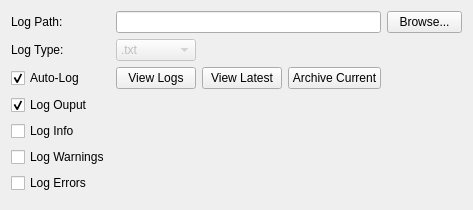
          <widget class="QWidget" name="toolBoxPageLogs">
           <property name="geometry">
            <rect>
             <x>0</x>
             <y>0</y>
             <width>454</width>
             <height>210</height>
            </rect>
           </property>
           <attribute name="label">
            <string>Logs</string>
           </attribute>
           <layout class="QGridLayout" name="gridLayout_4">
            <item row="9" column="0">
             <widget class="QCheckBox" name="checkBox_logWarnings">
              <property name="text">
               <string>Log Warnings</string>
              </property>
             </widget>
            </item>
            <item row="6" column="0">
             <widget class="QCheckBox" name="checkbox_autoLog">
              <property name="text">
               <string>Auto-Log</string>
              </property>
              <property name="checked">
               <bool>true</bool>
              </property>
             </widget>
            </item>
            <item row="4" column="0">
             <widget class="QLabel" name="label_logPath_2">
              <property name="text">
               <string>Log Type:</string>
              </property>
             </widget>
            </item>
            <item row="6" column="2">
             <widget class="QPushButton" name="button_viewLogs">
              <property name="text">
               <string>View Logs</string>
              </property>
             </widget>
            </item>
            <item row="8" column="0">
             <widget class="QCheckBox" name="checkBox_logInfo">
              <property name="text">
               <string>Log Info</string>
              </property>
             </widget>
            </item>
            <item row="11" column="2">
             <spacer name="verticalSpacer">
              <property name="orientation">
               <enum>Qt::Vertical</enum>
              </property>
              <property name="sizeHint" stdset="0">
               <size>
                <width>20</width>
                <height>40</height>
               </size>
              </property>
             </spacer>
            </item>
            <item row="0" column="0">
             <widget class="QLabel" name="label_logPath">
              <property name="text">
               <string>Log Path:</string>
              </property>
             </widget>
            </item>
            <item row="4" column="2" colspan="4">
             <widget class="QComboBox" name="comboBox_logType">
              <property name="enabled">
               <bool>false</bool>
              </property>
              <property name="maximumSize">
               <size>
                <width>80</width>
                <height>16777215</height>
               </size>
              </property>
              <item>
               <property name="text">
                <string>.txt</string>
               </property>
              </item>
              <item>
               <property name="text">
                <string>.csv</string>
               </property>
              </item>
              <item>
               <property name="text">
                <string>.tsv</string>
               </property>
              </item>
             </widget>
            </item>
            <item row="6" column="4">
             <widget class="QPushButton" name="button_newLog">
              <property name="text">
               <string>Archive Current</string>
              </property>
             </widget>
            </item>
            <item row="6" column="3">
             <widget class="QPushButton" name="button_viewLatest">
              <property name="text">
               <string>View Latest</string>
              </property>
             </widget>
            </item>
            <item row="7" column="0">
             <widget class="QCheckBox" name="checkBox_logOutput">
              <property name="text">
               <string>Log Ouput</string>
              </property>
              <property name="checked">
               <bool>true</bool>
              </property>
             </widget>
            </item>
            <item row="0" column="2" colspan="3">
             <widget class="QLineEdit" name="lineEdit_logPath">
              <property name="toolTip">
               <string>&lt;html&gt;&lt;head/&gt;&lt;body&gt;&lt;p&gt;The path that the logs will be stored to&lt;/p&gt;&lt;/body&gt;&lt;/html&gt;</string>
              </property>
              <property name="toolTipDuration">
               <number>-1</number>
              </property>
              <property name="whatsThis">
               <string>The path the logs will be stored to</string>
              </property>
              <property name="maxLength">
               <number>300</number>
              </property>
              <property name="alignment">
               <set>Qt::AlignLeading|Qt::AlignLeft|Qt::AlignVCenter</set>
              </property>
             </widget>
            </item>
            <item row="6" column="5">
             <spacer name="horizontalSpacer_2">
              <property name="orientation">
               <enum>Qt::Horizontal</enum>
              </property>
              <property name="sizeHint" stdset="0">
               <size>
                <width>40</width>
                <height>20</height>
               </size>
              </property>
             </spacer>
            </item>
            <item row="10" column="0">
             <widget class="QCheckBox" name="checkBox_logErrors">
              <property name="text">
               <string>Log Errors</string>
              </property>
             </widget>
            </item>
            <item row="0" column="5">
             <widget class="QPushButton" name="button_browse">
              <property name="maximumSize">
               <size>
                <width>75</width>
                <height>16777215</height>
               </size>
              </property>
              <property name="text">
               <string>Browse...</string>
              </property>
             </widget>
            </item>
           </layout>
          </widget>
